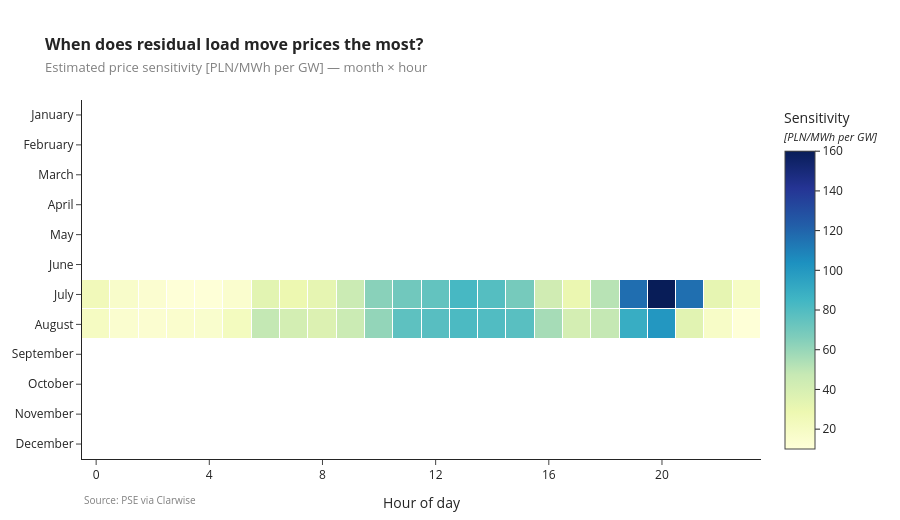

The cell this chart's notebook holds for it:
### Markdown cell above
## Figure 3 — Sensitivity surface (∂Price / ∂ResidualLoad)

Local linear slope of price on residual load fitted _within each (month, hour) cell_ across
all available years. Units: PLN/MWh per GW. Cells with fewer than 50 observations are
masked.

### Code cell
def cell_slope(group, xcol="residual_load_gw", ycol="rce", min_n=50):
    x = group[xcol].to_numpy(dtype=float)
    y = group[ycol].to_numpy(dtype=float)
    mask = np.isfinite(x) & np.isfinite(y)
    x, y = x[mask], y[mask]
    if len(x) < min_n:
        return np.nan
    lo, hi = np.quantile(x, [0.005, 0.995])
    m = (x >= lo) & (x <= hi)
    x, y = x[m], y[m]
    if len(x) < min_n or x.std() == 0:
        return np.nan
    slope, _intercept = np.polyfit(x, y, 1)
    return float(slope)


# Restrict to the period where the system is structurally comparable to today
# (matches the cutoff used in 04_residual_load_vs_price.py).
sens_cutoff = pd.Timestamp("2024-06-14", tz="UTC")
df_sens = df[df["interval_start_utc"] >= sens_cutoff]
print(
    f"Sensitivity surface fitted on {len(df_sens):,} hours "
    f'from {df_sens["interval_start_utc"].min().date()} '
    f'to {df_sens["interval_start_utc"].max().date()}.'
)

rows_ = []
for (m, h), g in df_sens.groupby(["month", "hour"]):
    rows_.append(
        {
            "month": int(m),
            "hour": int(h),
            "slope_pln_per_gw": cell_slope(g),
            "n": len(g),
            "mean_residual_gw": float(g["residual_load_gw"].mean()),
        }
    )
sens = pd.DataFrame(rows_).sort_values(["month", "hour"]).reset_index(drop=True)

month_names = [calendar.month_name[m] for m in range(1, 13)]
heat = sens.pivot(
    index="month", columns="hour", values="slope_pln_per_gw"
).reindex(index=range(1, 13), columns=range(0, 24))

fig3 = go.Figure(
    data=go.Heatmap(
        z=heat.values,
        x=list(heat.columns),
        y=[month_names[m - 1] for m in heat.index],
        colorscale="YlGnBu",
        zmin=10,
        zmax=160,
        colorbar=dict(
            title=(
                "Sensitivity<br>"
                "<span style='font-size:11px;font-style:italic'>[PLN/MWh per GW]</span>"
            ),
            ticks="outside",
        ),
        xgap=1,
        ygap=1,
    )
)
fig3.update_layout(
    title=dict(
        text=(
            "<span style='font-size:16px;font-weight:bold'>When does residual load move prices the most?</span>"
            "<br><span style='font-size:13px;color:gray'>Estimated price sensitivity [PLN/MWh per GW] — month × hour</span>"
        )
    ),
    template="simple_white",
    plot_bgcolor="#ffffff",
    paper_bgcolor="#ffffff",
    height=520,
    margin=dict(t=100, b=60, l=80, r=40),
)
fig3.update_xaxes(
    title="Hour of day",
    tickmode="array",
    tickvals=[0, 4, 8, 12, 16, 20],
    showgrid=False,
)
fig3.update_yaxes(autorange="reversed", showgrid=False)
fig3.add_annotation(
    text="Source: PSE via Clarwise",
    xref="paper",
    yref="paper",
    x=0.0,
    y=-0.14,
    xanchor="left",
    showarrow=False,
    font=dict(size=10, color="gray"),
)
fig3.show()

heat.round(0)

### Figure 1 — Plotly figure (JSON) as saved in the notebook; plotly's stock layout.template omitted (floating-point values rounded to 4 significant figures; data arrays with more than 128 entries replaced by an {"elided": "..."} marker saying what was removed)
{"data": [{"colorbar": {"ticks": "outside", "title": {"text": "Sensitivity<br><span style='font-size:11px;font-style:italic'>[PLN/MWh per GW]</span>"}}, "colorscale": [[0, "rgb(255,255,217)"], [0.125, "rgb(237,248,177)"], [0.25, "rgb(199,233,180)"], [0.375, "rgb(127,205,187)"], [0.5, "rgb(65,182,196)"], [0.625, "rgb(29,145,192)"], [0.75, "rgb(34,94,168)"], [0.875, "rgb(37,52,148)"], [1, "rgb(8,29,88)"]], "type": "heatmap", "x": [0, 1, 2, 3, 4, 5, 6, 7, 8, 9, 10, 11, 12, 13, 14, 15, 16, 17, 18, 19, 20, 21, 22, 23], "xgap": 1, "y": ["January", "February", "March", "April", "May", "June", "July", "August", "September", "October", "November", "December"], "ygap": 1, "z": {"elided": "12x24 float values"}, "zmax": 160, "zmin": 10}], "layout": {"annotations": [{"font": {"color": "gray", "size": 10}, "showarrow": false, "text": "Source: PSE via Clarwise", "x": 0, "xanchor": "left", "xref": "paper", "y": -0.14, "yref": "paper"}], "height": 520, "margin": {"b": 60, "l": 80, "r": 40, "t": 100}, "paper_bgcolor": "#ffffff", "plot_bgcolor": "#ffffff", "title": {"text": "<span style='font-size:16px;font-weight:bold'>When does residual load move prices the most?</span><br><span style='font-size:13px;color:gray'>Estimated price sensitivity [PLN/MWh per GW] — month × hour</span>"}, "xaxis": {"showgrid": false, "tickmode": "array", "tickvals": [0, 4, 8, 12, 16, 20], "title": {"text": "Hour of day"}}, "yaxis": {"autorange": "reversed", "showgrid": false}}}
